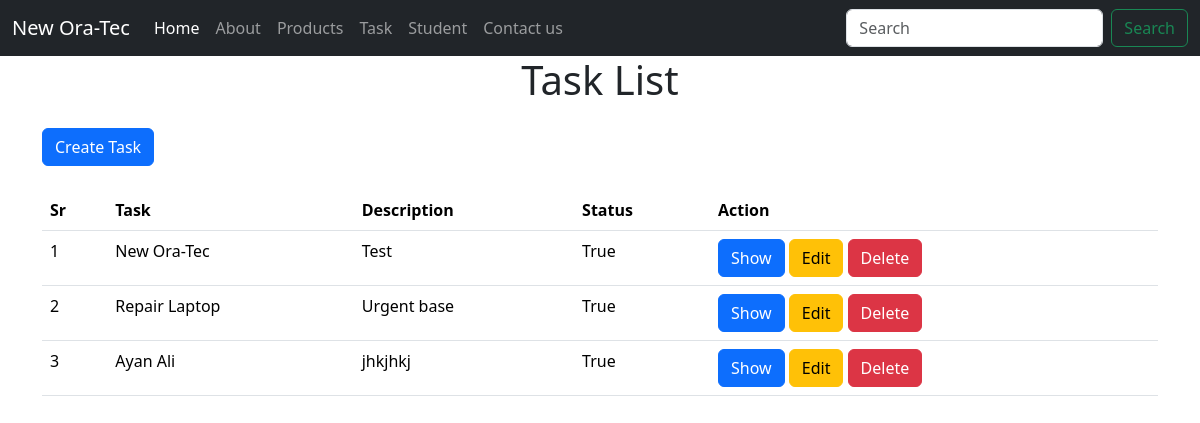
Page /task on the committed database.
### app.py (models this page shows, shortened)
class Task(db.Model):
    id = db.Column(db.Integer, primary_key=True)
    title = db.Column(db.String(200), nullable=False)
    description = db.Column(db.String(500), nullable=True)
    status = db.Column(db.Boolean, default=True)

### app.py (the view)
@app.route('/task')
def Taskindex():
    tasks = Task.query.order_by(Task.id).all()
    return render_template('task/index.html',tasks=tasks)

### templates/task/index.html
{% extends "web.html" %}
{% block content %}
<h1 class="text-center">Task List</h1>
<div class="my-4">
    <a href="/task/create" class="btn btn-primary">Create Task</a>
</div>
<table class="table">
    <thead>
        <th>Sr</th>
        <th>Task</th>
        <th>Description</th>
        <th>Status</th>
        <th>Action</th>
    </thead>
    <tbody>
    {% for task in tasks %}
    <tr>
        <td>{{ task['id'] }}</td>
        <td>{{ task['title'] }}</td>
        <td>{{ task['description'] }}</td>
        <td>{{ task['status'] }}</td>
        <td>
            <a href="" class="btn btn-primary">Show</a>
            <a href="" class="btn btn-warning">Edit</a>
            <a href="" class="btn btn-danger">Delete</a>
        </td>
    </tr>
    {% endfor %}
    </tbody>
</table>
{% endblock %}

### rows in the picture
Task: id "1", title "New Ora-Tec", description "Test", status "True"
Task: id "2", title "Repair Laptop", description "Urgent base", status "True"
Task: id "3", title "Ayan Ali", description "jhkjhkj", status "True"
